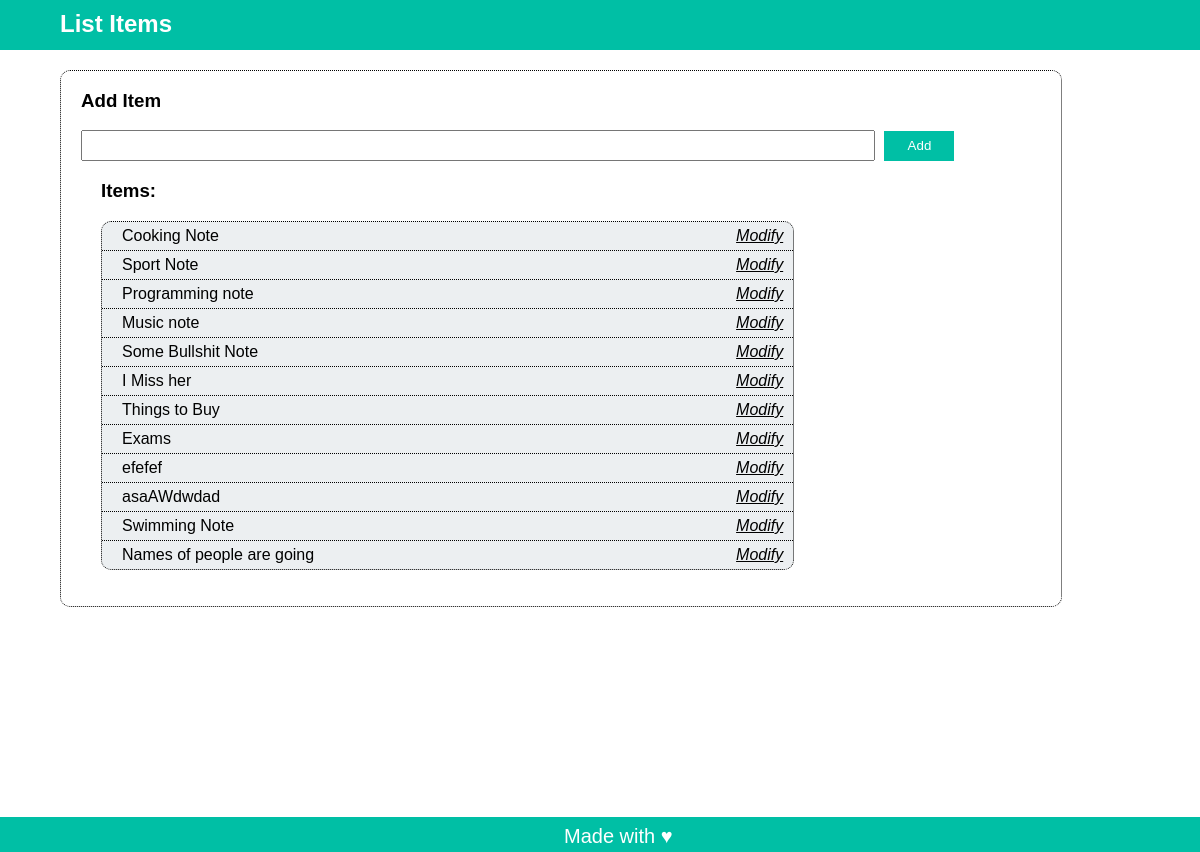
The app's page /posts/, older data.
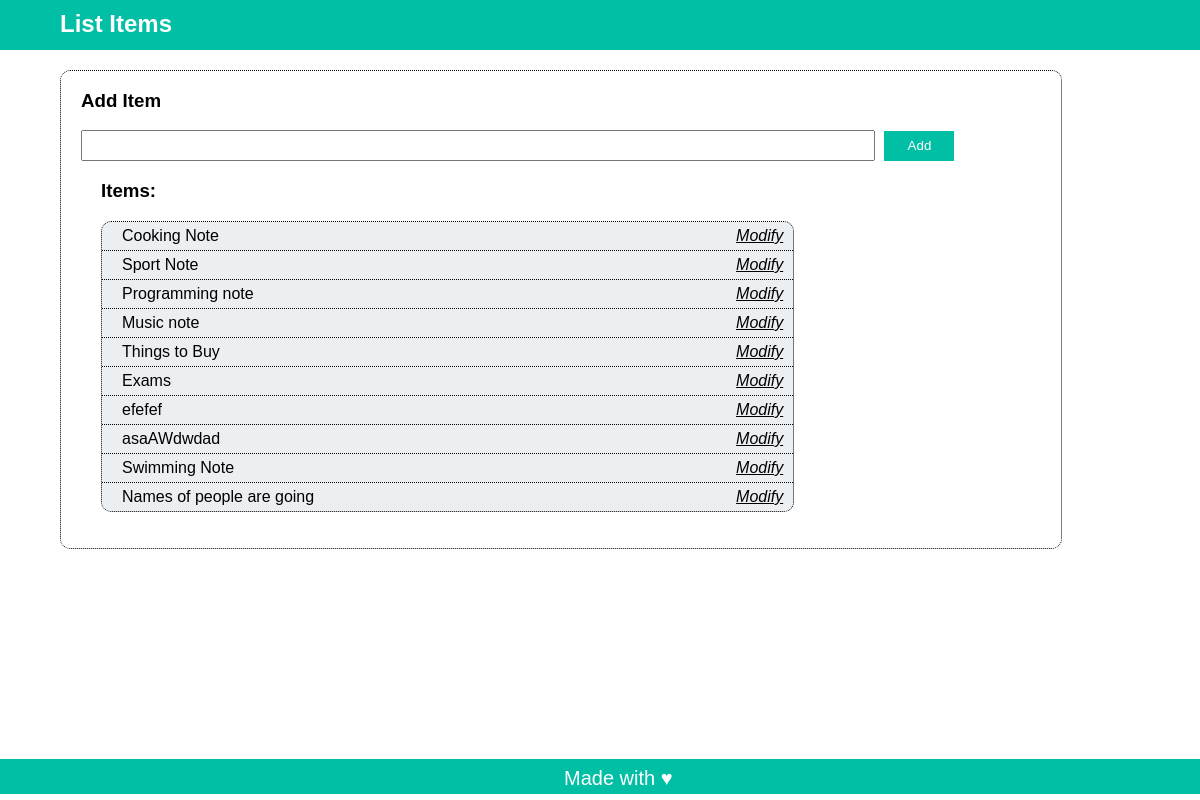
The same page, newer data.
### posts/models.py (models this page shows, shortened)
class Post(models.Model):
    title=models.CharField(max_length=200)
    content=models.TextField()
    createted_at= models.DateField(default=datetime.now,blank=True)

### posts/views.py (the view)
# urls.py: path('',views.index,name='index'),
def index(request):
    posts=Post.objects.all()
    context={
        'posts': posts
    }
    return render(request,'posts/index.html',context)

### posts/templates/posts/index.html
    {% extends "posts/base.html" %}
    {% block main%}
        <div id="addItem">
            <h3>Add Item</h3>
            <form action="add" method="GET">
                <input type="text" name="title">
                <input type="submit" value="Add">
            </form>
        </div>
        <div id="list">
            <h3>Items: </h3>
            <ul>
                {% for post in posts%}
                    <li><a href="info/{{post.id}}">{{post.title}}</a> <a href="modify/{{post.id}}">Modify</a></li>
                {%endfor%}
            </ul>
        </div>
    {%endblock%}

### posts/templates/posts/base.html (shortened to what this page needs)
<!DOCTYPE html>
<html>
<head>
    {%load static%}
    <link rel="stylesheet" type="text/css" href="{% static 'posts/main.css' %}" />
</head>
<body>
    <div id="topBar">
        <h2>List Items</h2>
    </div>
    <div id="main">
        {% block main%}{% endblock %}
        <div style="height: 20px;"></div>
    </div>
    <div id="psudoDiv" ></div>
    <footer id="footer"> <p>Made with &hearts;</p></footer>
</body>
</html>

### posts/static/posts/main.css (style rules this page uses)
body { margin: 0%; padding: 0%; font-family: Arial, Helvetica, sans-serif; }
#topBar { background-color: #00bfa5; height: 50px;; color: #fff; margin-top:0px; }
#topBar h2 { padding-left: 5%; margin-top:0%; padding-top: 10px; }
#main { width: 80%; margin-left: 5%; margin-top: 20px; border: 1px dotted #000; border-radius: 10px; padding-left: 20px; padding-right: 20px; overflow: hidden; }
#addItem input[type="submit"] { background-color: #00bfa5; color: #fff; width: 70px; border-style: none; height: 30px; margin-left: 5px; }
#addItem input[type="text"] { height: 25px; width: 80%; padding-left: 20px; }
#list h3 { padding-left: 20px; }
#list ul { border: 1px dotted #000; border-radius: 10px; width: 72%; margin-left: 20px; padding-left: 0px; background-color: #eceff1; }
#list li { list-style: none; padding: 5px; border-bottom: 1px dotted #000; padding-left: 20px; }
#list li:last-child { border-bottom: none; }
#list li a { text-decoration: none; color: #000 }
#list li a:last-child { float: right; text-decoration: underline; color:#000; font-style: italic; padding-right: 5px; }
#psudoDiv { height: 190px; }
#footer { background-color: #00bfa5; color: #fff; height: 35px; }
#footer p { font-size: 20px; padding-left: 47%; padding-top: 8px; }

Row changes from the older to the newer data that the page shows:
removed Post: title "Some Bullshit Note"
removed Post: title "I Miss her"
